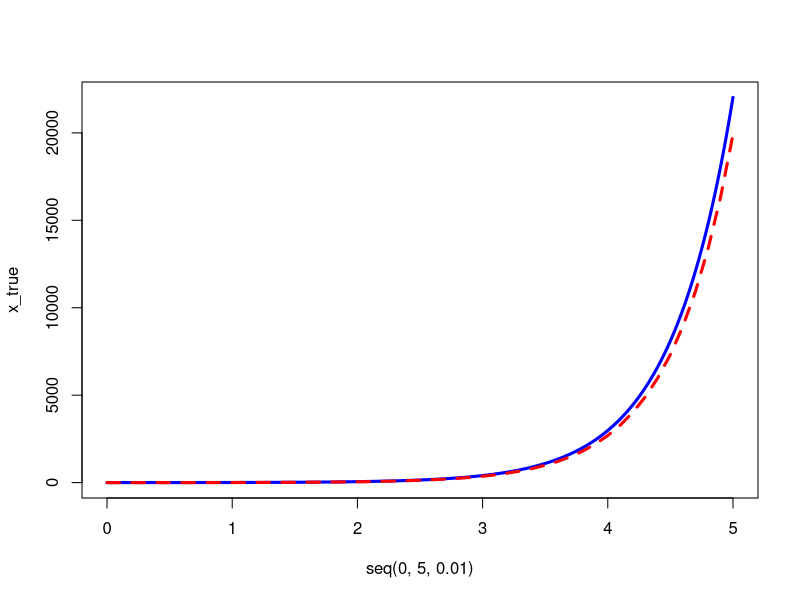

Write R code to recreate this figure.
# Define the initial conditions
x <- c(0)

# Define time steps
deltat <- 0.1
times <- seq(from=0,to=5,by=deltat)
steps <- length(times)

# Perform Euler's method
for (k in 2:steps){
  # Calculate 'next estimate'
  x_next = x[k-1] + 2*exp(2*times[k-1])*deltat
  
  # Store next estimate in x vector
  x <- c(x,x_next)
}

# Plot the true solution and approximation
x_true <- exp(2*seq(0, 5, 0.01))
plot(seq(0, 5, 0.01), x_true, type='l', 
     col='blue', lwd=3)
lines(times, x, type='l', col='red', 
      lwd=3, lty=2)